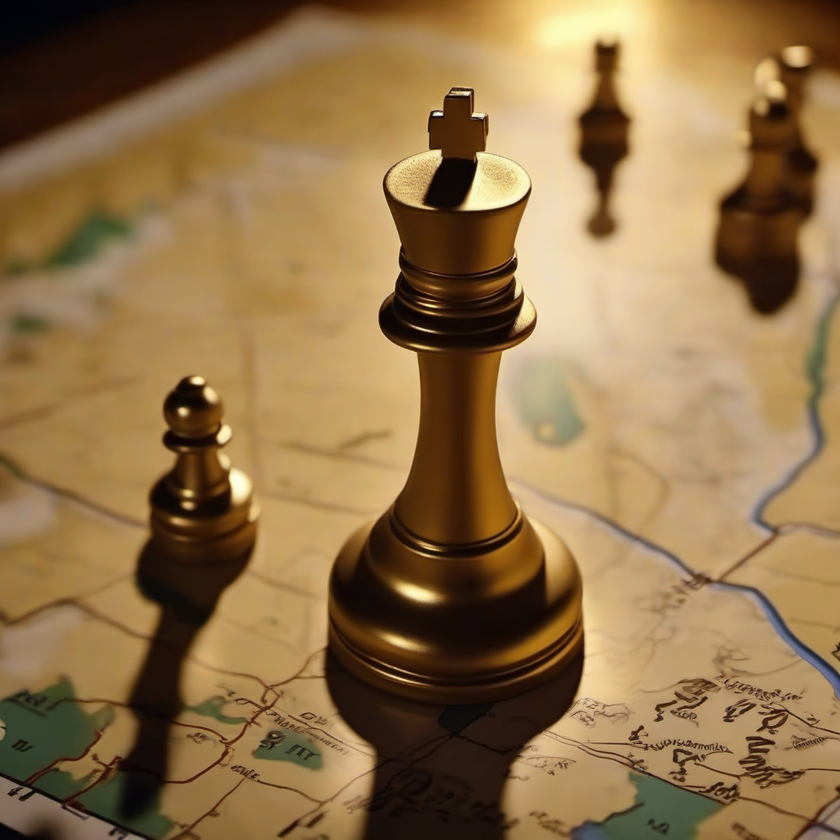
#> input picture slide_1.png, 840 x 840 px, shrunk from 1024 x 1024 before the run; its folder holds 5 pictures in this run
$ python typography.py
#> lines starting #> are read from the running program, lines starting #| are printed output that depends on the picture
from PIL import Image, ImageDraw, ImageFont
import os

def wrap_text(text, font, max_width):
    """Split text into lines that fit within max_width."""
    words = text.split()
    lines = []
    current_line = []

    for word in words:
        test_line = ' '.join(current_line + [word])
        # Use getbbox to calculate width: (left, top, right, bottom)
        bbox = font.getbbox(test_line)
        w = bbox[2] - bbox[0]

        if w <= max_width:
            current_line.append(word)
        else:
            lines.append(' '.join(current_line))
            current_line = [word]

    lines.append(' '.join(current_line))
    return lines

def create_graphic(background_path, headline_text, body_text, slide_number):
#> called with background_path = 'slide_1.png', headline_text = 'The Power of M1', slide_number = 1
    print(f"Adding wrapped typography to {background_path}...")
    img = Image.open(background_path).convert("RGBA")
    width, height = img.size
#> width = 840; height = 840
    draw = ImageDraw.Draw(img)

    # 1. Setup Fonts
    font_path = "/System/Library/Fonts/Helvetica.ttc"
    headline_font = ImageFont.truetype(font_path, 60, index=1)
    body_font = ImageFont.truetype(font_path, 35, index=0)

    # 2. Settings
    margin = 60
    max_text_width = width - (margin * 2)
#> max_text_width = 720

    # 3. Wrap the text
    headline_lines = wrap_text(headline_text.upper(), headline_font, max_text_width)
#> headline_lines = ['THE POWER OF M1']
    body_lines = wrap_text(body_text, body_font, max_text_width)

    # 4. Calculate total height for the background box
    line_height_h = headline_font.getbbox("Ay")[3] - headline_font.getbbox("Ay")[1] + 10
    line_height_b = body_font.getbbox("Ay")[3] - body_font.getbbox("Ay")[1] + 8

    total_text_height = (len(headline_lines) * line_height_h) + (len(body_lines) * line_height_b) + 60
#> total_text_height = 659

    # 5. Draw background overlay
    overlay = Image.new('RGBA', img.size, (0, 0, 0, 0))
#> overlay: PIL image 840x840 RGBA; every value is 0
    draw_ov = ImageDraw.Draw(overlay)
    box_y_start = height - total_text_height - margin
#> box_y_start = 121
    draw_ov.rectangle([0, box_y_start, width, height], fill=(0, 0, 0, 170))
    img = Image.alpha_composite(img, overlay)
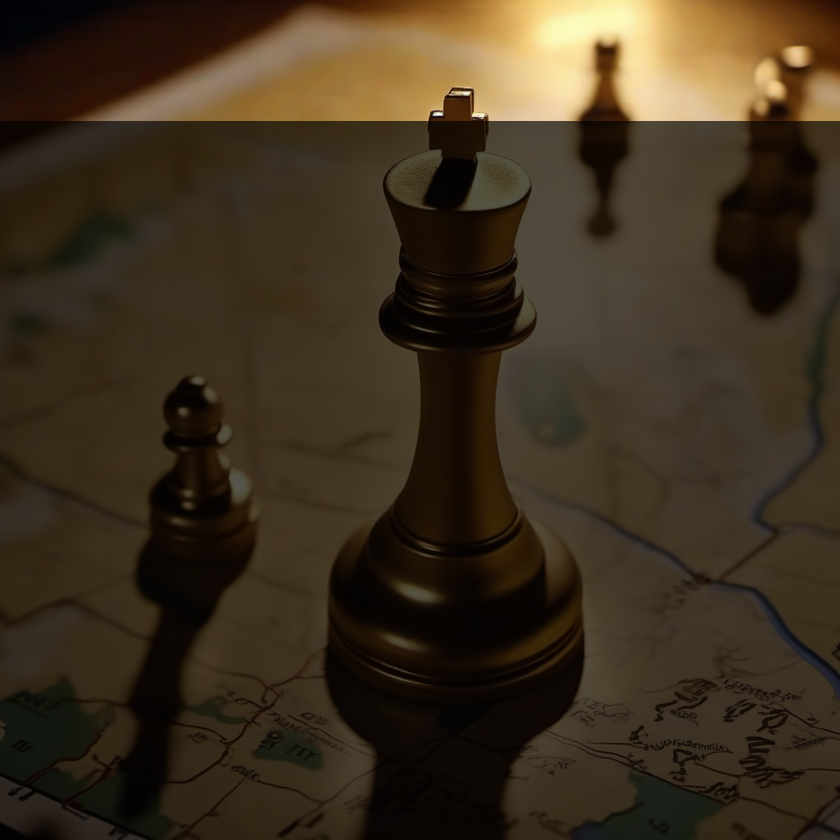
#> img: PIL image 840x840 RGBA; mean R, G, B, A 61.5, 48.6, 31.1, 255
    draw = ImageDraw.Draw(img)

    # 6. Draw Text
    current_y = box_y_start + 30
#> current_y = 151

    for line in headline_lines:
        draw.text((margin, current_y), line, font=headline_font, fill=(255, 255, 255))
        current_y += line_height_h
#> after the loop, current_y = 217

    current_y += 10 # Extra gap between headline and body
#> current_y = 227

    for line in body_lines:
        draw.text((margin, current_y), line, font=body_font, fill=(230, 230, 230))
        current_y += line_height_b
#> this loop made 13 passes
#> current_y on passes 1 to 12: 268, 309, 350, 391, 432, 473, 514, 555, 596, 637, 678, 719
#> after the loop, current_y = 760

    # 7. Save
    final_img = img.convert("RGB")
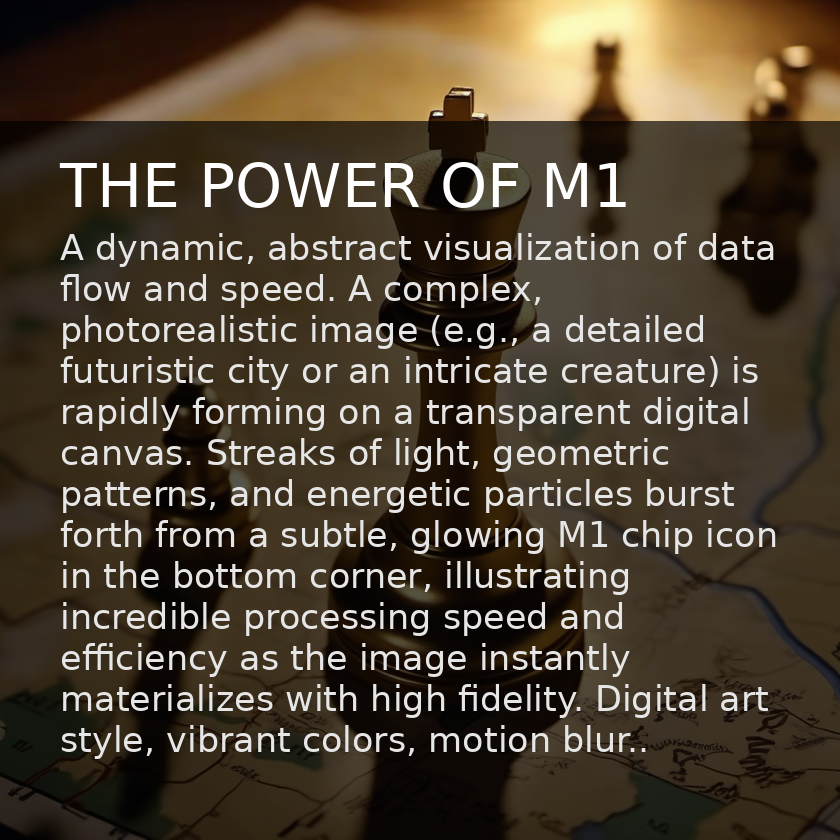
#> final_img: PIL image 840x840 RGB; mean R, G, B 78.4, 66.3, 50.1
    final_filename = f"final_slide_{slide_number}.jpg"
    final_img.save(final_filename)
    return final_filename

# --- Standalone Test ---
if __name__ == "__main__":
    # Test this standalone by providing an existing image (e.g., slide_1.png)
    if os.path.exists("slide_1.png"):
        create_graphic(
            "slide_1.png",
            "The Power of M1",
            "A dynamic, abstract visualization of data flow and speed. A complex, photorealistic image (e.g., a detailed futuristic city or an intricate creature) is rapidly forming on a transparent digital canvas. Streaks of light, geometric patterns, and energetic particles burst forth from a subtle, glowing M1 chip icon in the bottom corner, illustrating incredible processing speed and efficiency as the image instantly materializes with high fidelity. Digital art style, vibrant colors, motion blur..",
            1
        )
        print("Final professional graphic created. Check 'final_slide_1.jpg'.")
    else:
        print("Please ensure 'slide_1.png' exists in this folder for the test.")
